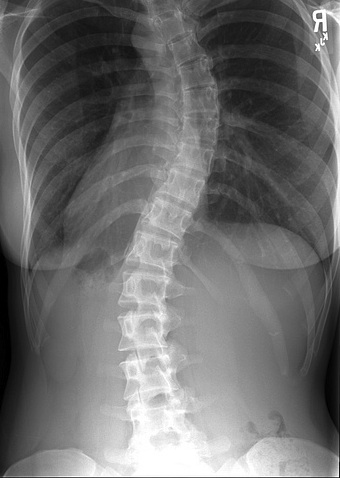
#> input picture ex6.png, 340 x 478 px
$ python res_ero.py
#> lines starting #> are read from the running program, lines starting #| are printed output that depends on the picture
'''
FILLING AN IMAGE OF:
- RESIZE AN IMAGE
- GRAY
- GAUSSIAN BLUR
- EROSION

'''
import cv2
import numpy as np
from matplotlib import pyplot as plt
img = cv2.imread('ex6.png')
#> img is the input picture: shape (478, 340, 3); min 0, max 255, mean 110.5
width = 592
height = 792
dim = (width, height)

# resize image
resized = cv2.resize(img, dim, interpolation=cv2.INTER_AREA)
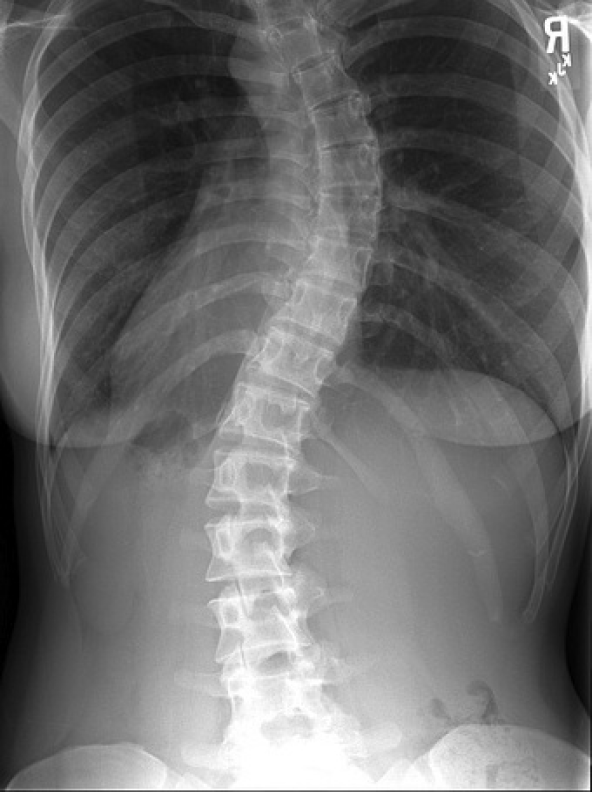
#> resized: shape (792, 592, 3); min 0, max 255, mean 110.4


img = resized

kernel = np.ones((5, 5), np.uint8)
gray = cv2.cvtColor(img, cv2.COLOR_BGR2GRAY)
blurred = cv2.GaussianBlur(gray, (5, 5), 0)
erosion = cv2.erode(blurred, kernel, iterations=2)
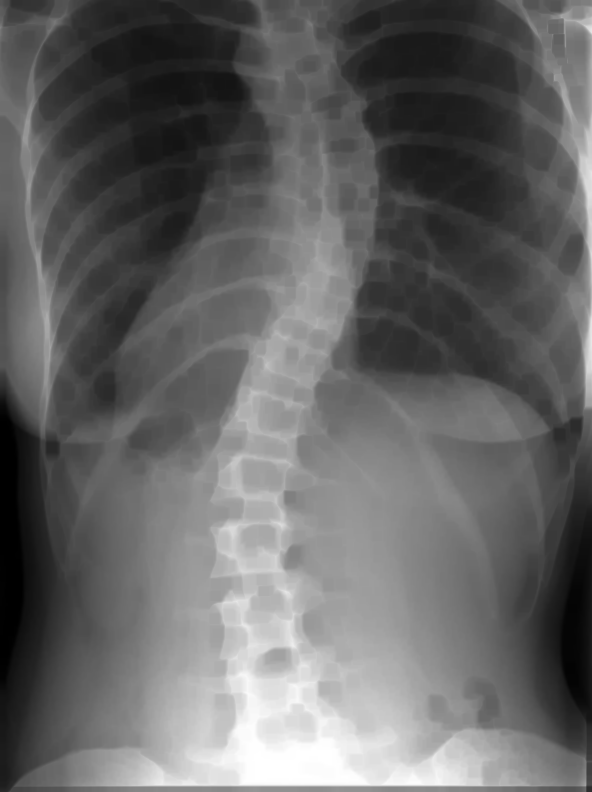
#> erosion: shape (792, 592); min 0, max 255, mean 101

#cv2.imshow("Prewitt", transformacion)
cv2.imwrite('re6.png', erosion)

$ run again, with ex1.png copied over ex6.png
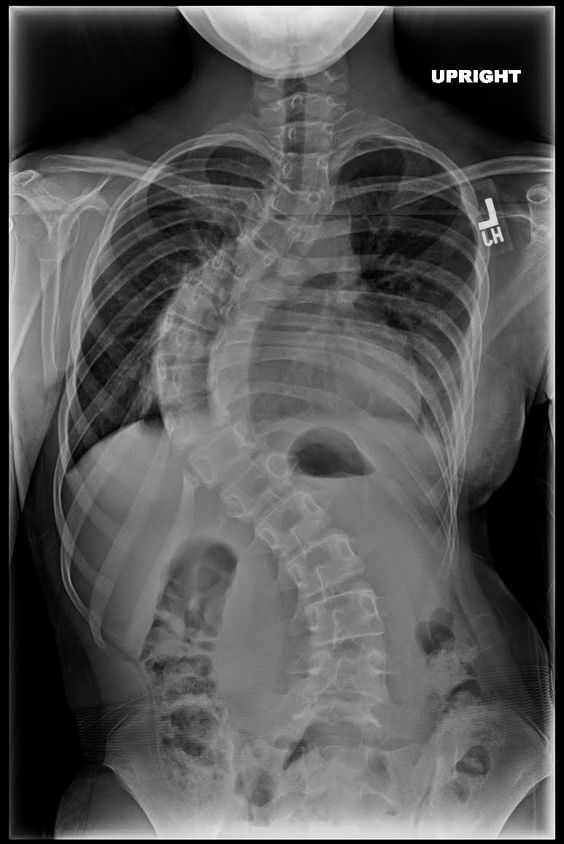
#> input picture ex1.png, 564 x 844 px
#> img is the input picture: shape (844, 564, 3); min 0, max 255, mean 84.7
#> `resized = cv2.resize(img, dim, interpolation=cv2.INTER_AREA)`:
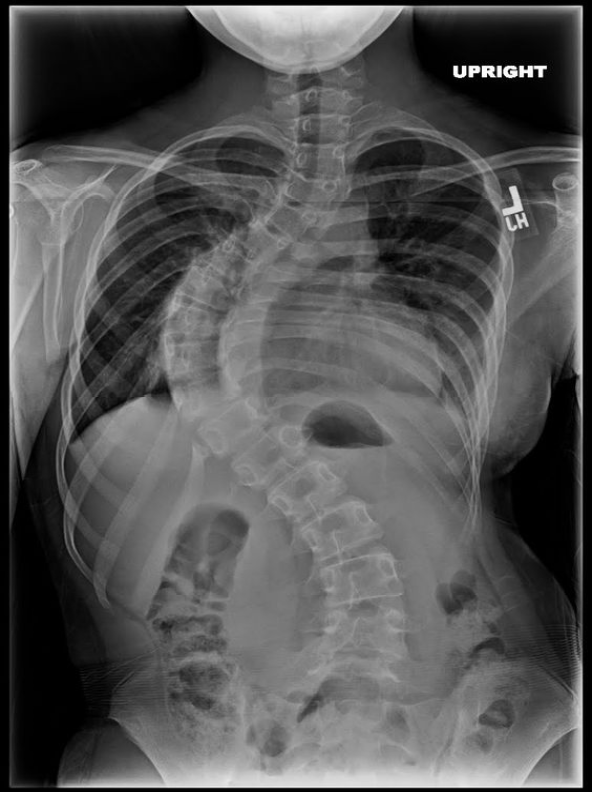
#> resized: shape (792, 592, 3); min 0, max 255, mean 84.6
#> `erosion = cv2.erode(blurred, kernel, iterations=2)`:
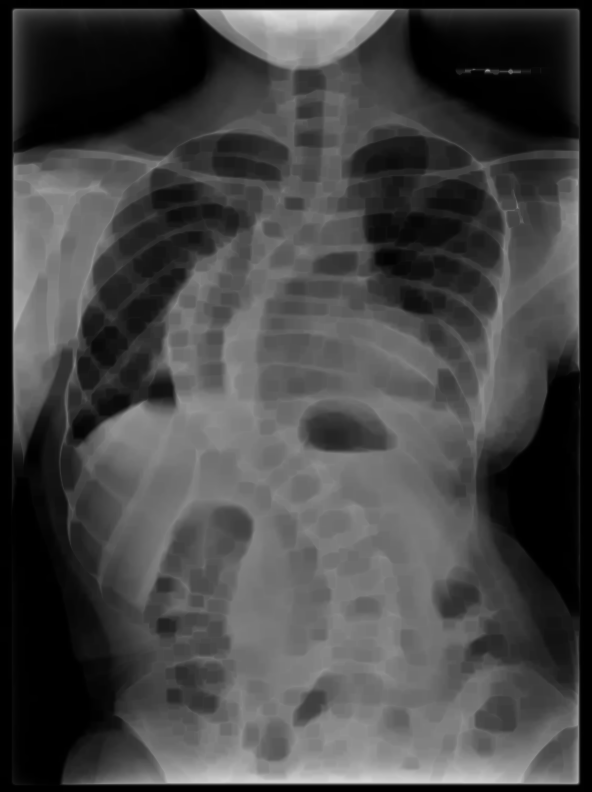
#> erosion: shape (792, 592); min 0, max 226, mean 69.3

$ run again, with ex2.png copied over ex6.png
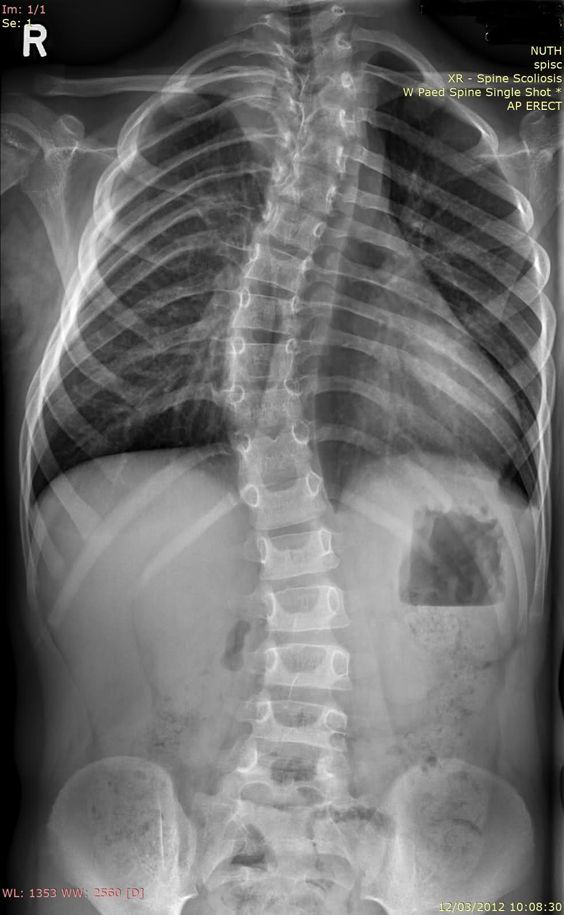
#> input picture ex2.png, 564 x 915 px
#> img is the input picture: shape (915, 564, 3); mean B, G, R 108.6, 108.8, 108.9
#> `resized = cv2.resize(img, dim, interpolation=cv2.INTER_AREA)`:
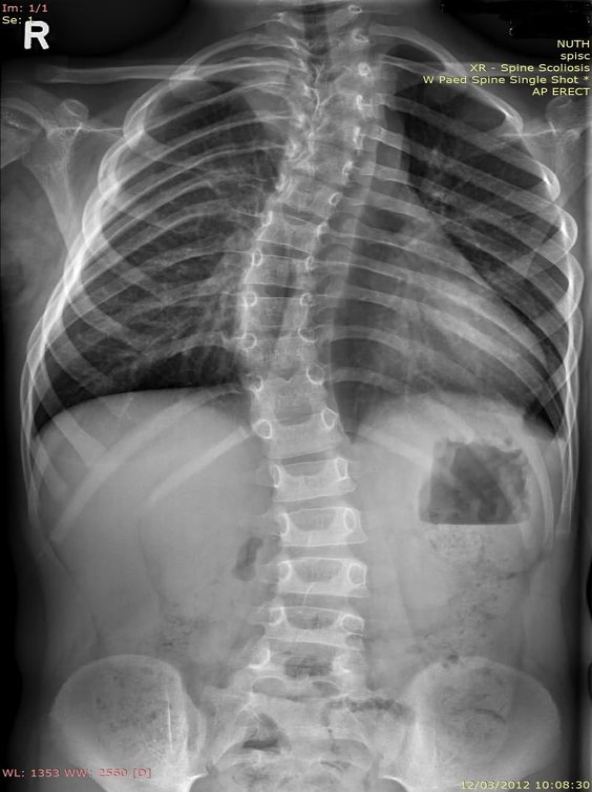
#> resized: shape (792, 592, 3); mean B, G, R 108.5, 108.7, 108.8
#> `erosion = cv2.erode(blurred, kernel, iterations=2)`:
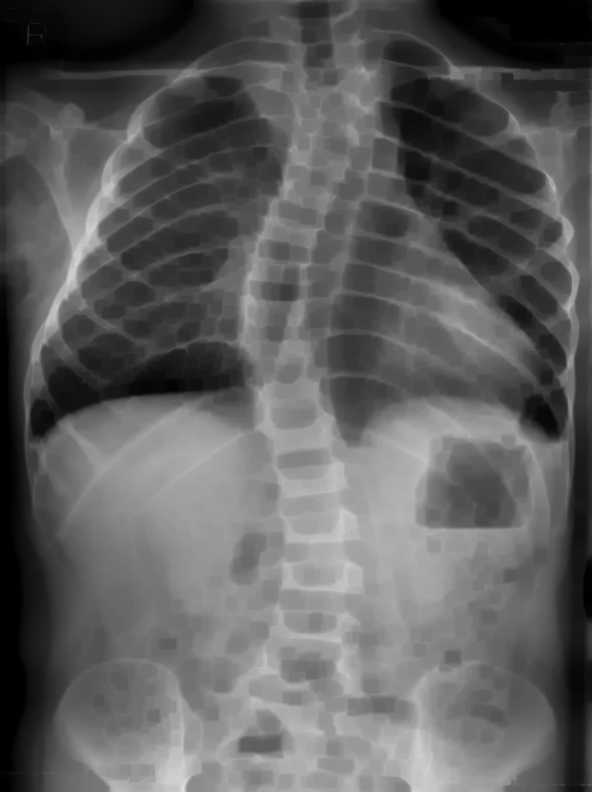
#> erosion: shape (792, 592); min 0, max 222, mean 94.5

$ run again, with ex4.png copied over ex6.png
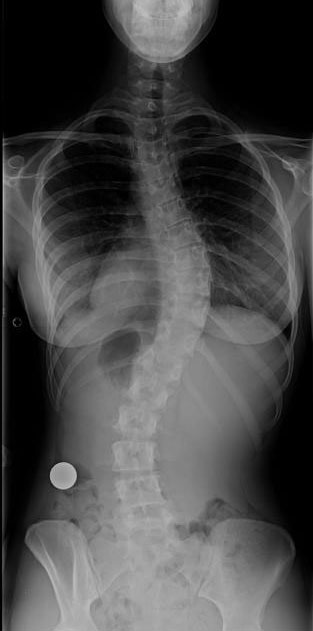
#> input picture ex4.png, 313 x 631 px
#> img is the input picture: shape (631, 313, 3); min 0, max 194, mean 72.2
#> `resized = cv2.resize(img, dim, interpolation=cv2.INTER_AREA)`:
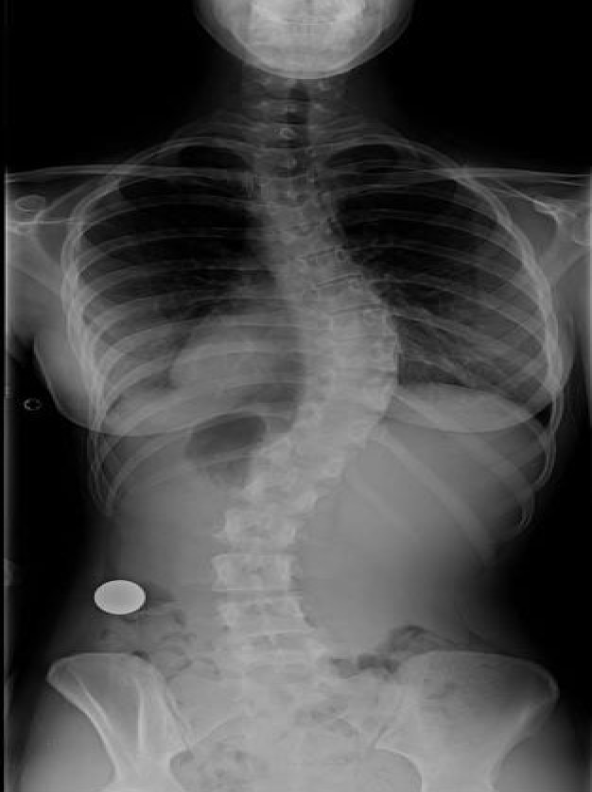
#> resized: shape (792, 592, 3); min 0, max 190, mean 72.2
#> `erosion = cv2.erode(blurred, kernel, iterations=2)`:
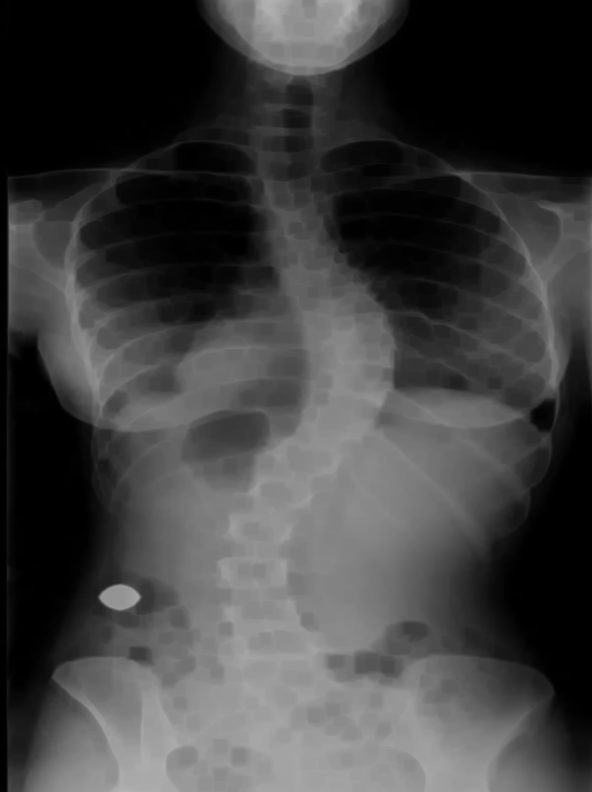
#> erosion: shape (792, 592); min 0, max 178, mean 64.1
